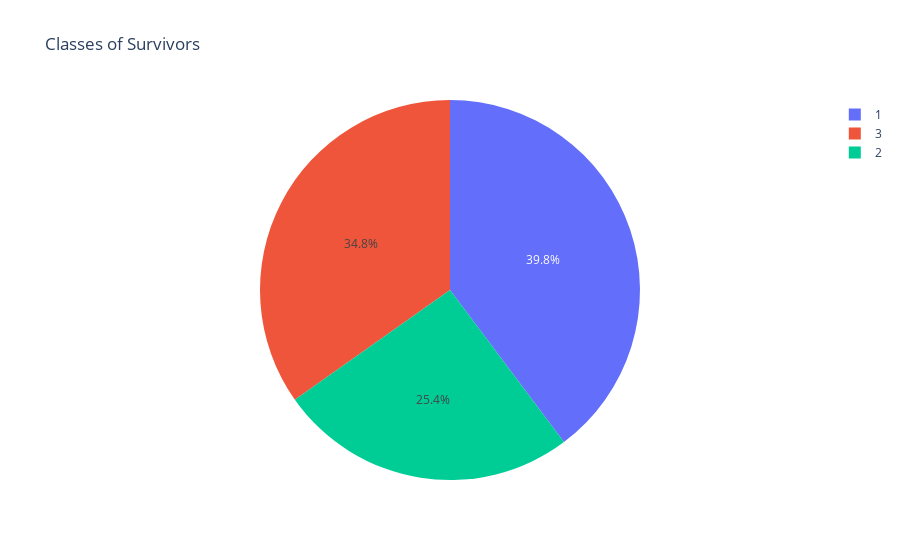

This figure's notebook cell:
### Markdown cell above
Two pie charts: One that shows of the survivors, which class they were in, the second that shows of the non-survivors, which class they were in.

### Code cell
px.pie(names=df.filter(pl.col("Survived")==1).select("Pclass").to_series(), title="Classes of Survivors")

### Figure 1 — Plotly figure (JSON) as saved in the notebook; plotly's stock layout.template omitted (floating-point values rounded to 4 significant figures; data arrays with more than 128 entries replaced by an {"elided": "..."} marker saying what was removed)
{"data": [{"domain": {"x": [0, 1], "y": [0, 1]}, "hovertemplate": "label=%{label}<extra></extra>", "labels": {"elided": "342 int values"}, "legendgroup": "", "name": "", "showlegend": true, "type": "pie"}], "layout": {"legend": {"tracegroupgap": 0}, "title": {"text": "Classes of Survivors"}}}
